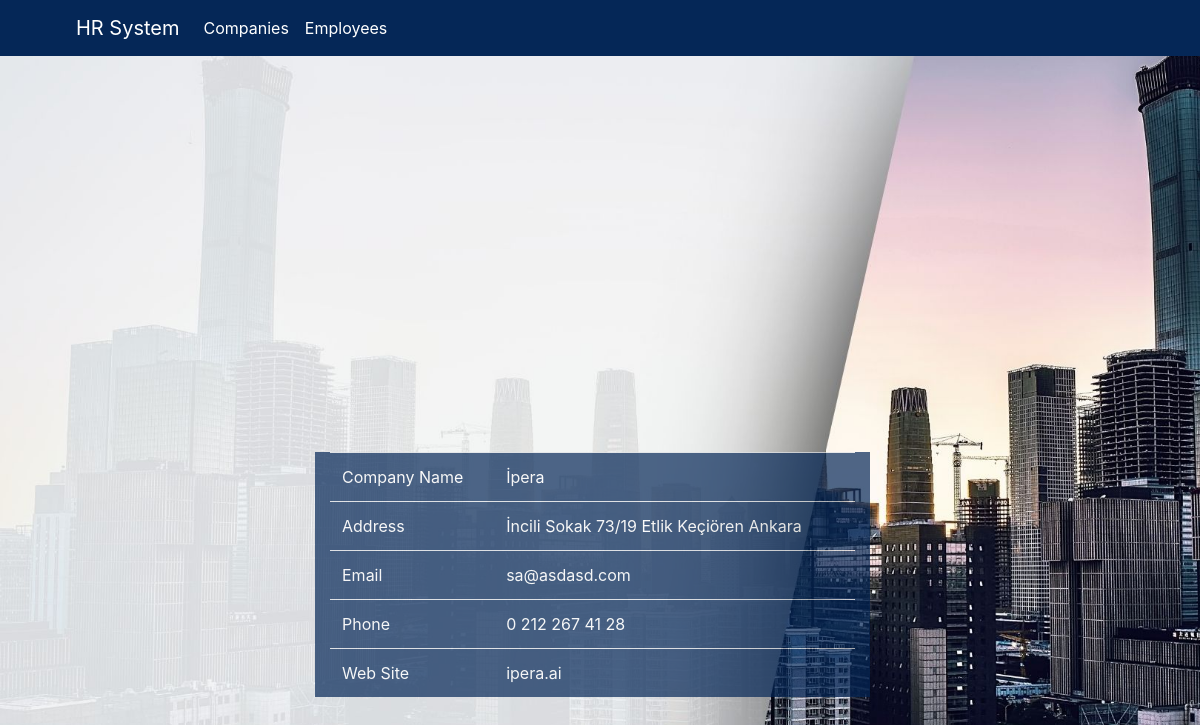
Page /read1.php?id=13 on the committed database.
### tables this page shows
CREATE TABLE `company` (
  `cname` varchar(255) NOT NULL,
  `caddress` varchar(255) NOT NULL,
  `email` varchar(255) NOT NULL,
  `phone` varchar(255) NOT NULL,
  `logo` longblob NOT NULL,
  `web` varchar(255) NOT NULL,
  `id` int(100) NOT NULL
);

### read1.php (the view, shortened to what this page needs)
<?php
include("baglantiekle1.php");
?>
<!doctype html>
<html>
<head>
<link rel="stylesheet" href="bootstrap.css"/>
<link rel="stylesheet" href="style.css"/>
</head>
<body>
<?php
$sorgu = $baglanti->query("SELECT * FROM company WHERE id =".(int)$_GET['id']);
$sonuc = $sorgu->fetch_assoc();
?>
<nav class="navbar navbar-expand-lg navbar-light bg-light">
    <a class="navbar-brand" style="margin-left:60px;" href="">HR System</a>
    <div class="collapse navbar-collapse" id="navbarTogglerDemo03">
      <ul class="navbar-nav mr-auto mt-2 mt-lg-0">
        <li class="nav-item active">
          <a class="nav-link" href="admin.php">Companies</a>
        </li>
        <li class="nav-item">
          <a class="nav-link" href="admin1.php">Employees</a>
        </li>
    </div>
  </nav>
<center>
  <br><br><br><br>
  <div style="position:relative; position: relative; top: 200; height: 200px; width:200px;">
    <img style="position:absolute; left:0; right:0; top:0; bottom:0; margin:auto; border-radius: 100px;" src="<?php echo $sonuc['logo']; ?>">
  </div>
</center>
<div class="container">
<div style="position: relative; top:100px; left:270px; background-color: #052757; opacity:0.7;" class="col-6">
<form action="" method="POST">
    <table style="color: white;" class="table">
        <tr>
            <td>Company Name</td>
            <td><?php echo $sonuc['cname']; ?></td>
        </tr>
        <tr>
            <td>Address</td>
            <td><?php echo $sonuc['caddress']; ?></td>
        </tr>
        <tr>
            <td>Email</td>
            <td><?php echo $sonuc['email']; ?></td>
        </tr>
        <tr>
            <td>Phone</td>
            <td><?php echo $sonuc['phone']; ?></td>
        </tr>
        <tr>
            <td>Web Site</td>
            <td><?php echo $sonuc['web']; ?></td>
        </tr>
    </table>
</form>
</div>
</body>
</html>

### style.css (style rules this page uses)
.navbar { background-color: #052757 !important; }
.nav-link { color: white !important; }
.navbar-brand { color: white !important; }

### read1.php (style rules this page uses)
body { background-image: url("1.jpg"); background-repeat: no-repeat; background-attachment: fixed; background-size: cover; }

### rows in the picture
company: cname "İpera", caddress "İncili Sokak 73/19 Etlik Keçiören Ankara", email "sa@asdasd.com", phone "0 212 267 41 28", web "ipera.ai"
